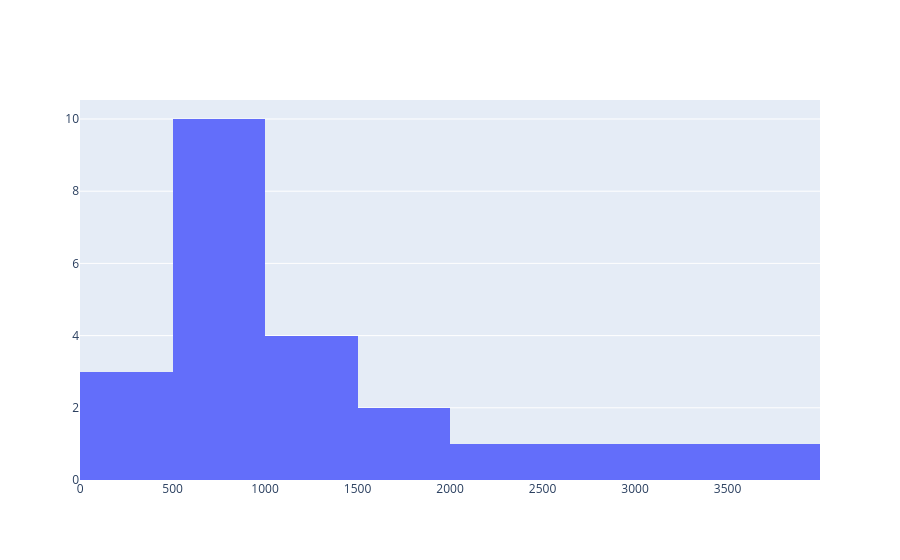

Notebook code cell kept with this figure:
### Code cell
df3 = pd.DataFrame({
    "Order_Value": [250,320,450,500,550,600,650,700,750,800,850,900,950,1000,1100,1200,1350,1500,1800,2000,2500,3000,3500]
})

fig = go.Figure()

fig.add_trace(
    go.Histogram(
        x=df3["Order_Value"]
    )
)

fig.show()

### Figure 1 — Plotly figure (JSON) as saved in the notebook; plotly's stock layout.template omitted (floating-point values rounded to 4 significant figures)
{"data": [{"type": "histogram", "x": [250, 320, 450, 500, 550, 600, 650, 700, 750, 800, 850, 900, 950, 1000, 1100, 1200, 1350, 1500, 1800, 2000, 2500, 3000, 3500]}], "layout": {}}
